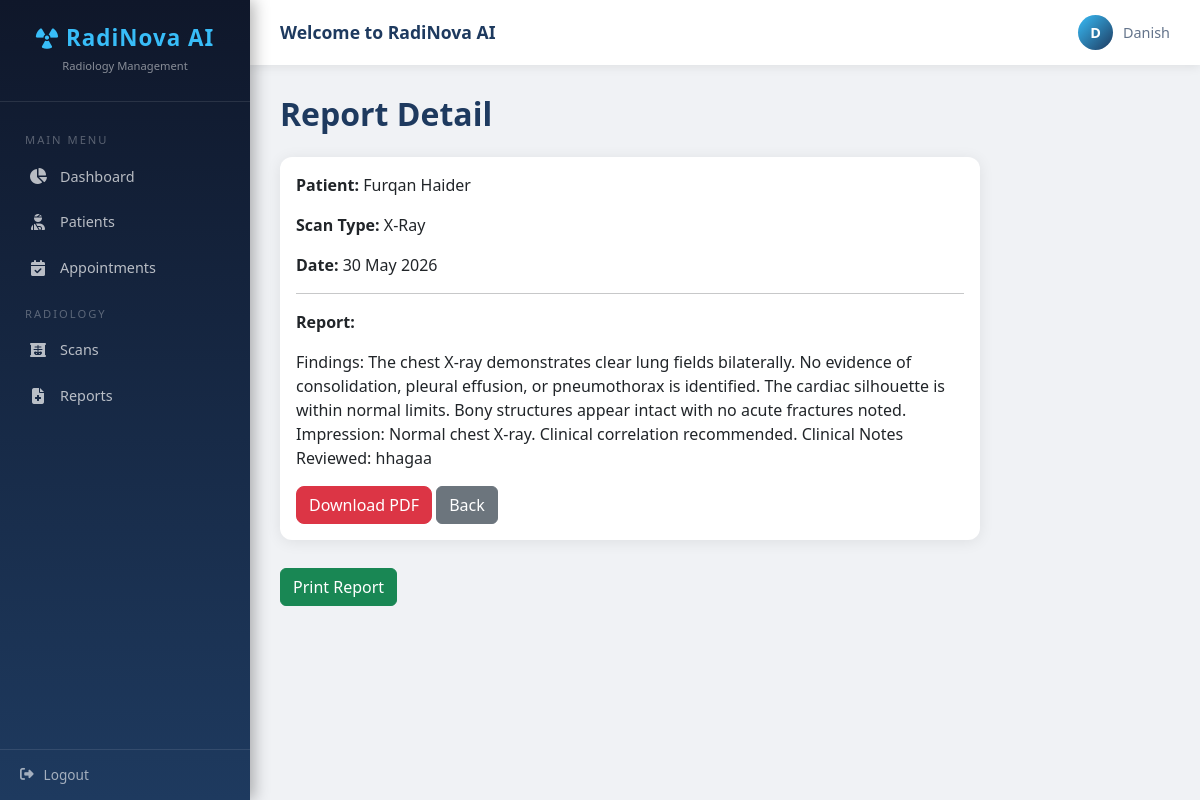
The page /reports/6/ on the database its author committed.
### reports/models.py (models this page shows, shortened)
class Report(models.Model):
    scan = models.ForeignKey(ScanRecord, on_delete=models.CASCADE)
    report_text = models.TextField()
    ai_suggestion = models.TextField(blank=True)
    pdf_file = models.FileField(upload_to='reports/', blank=True, null=True)
    created_at = models.DateTimeField(auto_now_add=True)

### radiology/models.py (models this page shows, shortened)
class ScanRecord(models.Model):
    SCAN_CHOICES = [
        ('X-Ray', 'X-Ray'),
        ('Ultrasound', 'Ultrasound'),
    ]
    patient = models.ForeignKey(Patient, on_delete=models.CASCADE)
    appointment = models.ForeignKey(Appointment, on_delete=models.SET_NULL, null=True, blank=True)
    scan_category = models.CharField(max_length=50, choices=SCAN_CHOICES)
    scan_image = models.ImageField(upload_to='scans/', blank=True, null=True)
    clinical_notes = models.TextField(blank=True)
    scan_date = models.DateTimeField(auto_now_add=True)

### patients/models.py (models this page shows, shortened)
class Patient(models.Model):
    GENDER_CHOICES = [
        ('Male', 'Male'),
        ('Female', 'Female'),
        ('Other', 'Other'),
    ]
    full_name = models.CharField(max_length=200)
    date_of_birth = models.DateField()
    gender = models.CharField(max_length=10, choices=GENDER_CHOICES)
    contact_number = models.CharField(max_length=20)
    medical_history = models.TextField(blank=True)
    created_at = models.DateTimeField(auto_now_add=True)

### reports/views.py (the view)
# urls.py: path('<int:pk>/', views.report_detail, name='report_detail'),
def report_detail(request, pk):
    report = get_object_or_404(Report, pk=pk)
    return render(request, 'report_detail.html', {'report': report})

### templates/report_detail.html (shortened to what this page needs)
{% extends 'base.html' %}
{% block content %}
<h2 class='mb-4'>Report Detail</h2>
<div class='card' style='max-width:700px'><div class='card-body'>
<p><strong>Patient:</strong> {{ report.scan.patient.full_name }}</p>
<p><strong>Scan Type:</strong> {{ report.scan.scan_category }}</p>
<p><strong>Date:</strong> {{ report.created_at|date:'d M Y' }}</p>
<hr>
<p><strong>Report:</strong></p>
<p>{{ report.report_text }}</p>
<a href='/reports/{{ report.id }}/pdf/' class='btn btn-danger'>Download PDF</a>
<a href='/reports/' class='btn btn-secondary'>Back</a>
</div></div>
<button onclick='window.print()' class='btn btn-success no-print mt-2'> Print Report</button>
{% endblock %}

### templates/base.html (style rules this page uses)
* { margin: 0; padding: 0; box-sizing: border-box; }
body { font-family: 'Segoe UI', sans-serif; background: #f0f2f5; }
.card { border: none; border-radius: 12px; box-shadow: 0 2px 15px rgba(0,0,0,0.08); margin-bottom: 20px; }
.btn-danger { border-radius: 8px; }
h2 { color: #1e3a5f; font-weight: 700; }

### rows shown on the page
Report: scan.patient.full_name "Furqan Haider", scan.scan_category "X-Ray", created_at "30 May 2026", report_text "Findings: The chest X-ray demonstrates clear lung fields bilaterally. No evidence of consolidation, pleural effusion, or pneumothorax is identified. The cardiac silhouette is within normal limits. Bony structures appear intact with no acute fractures noted. Impression: Normal chest X-ray. Clinical correlation recommended. Clinical Notes Reviewed: hhagaa"
